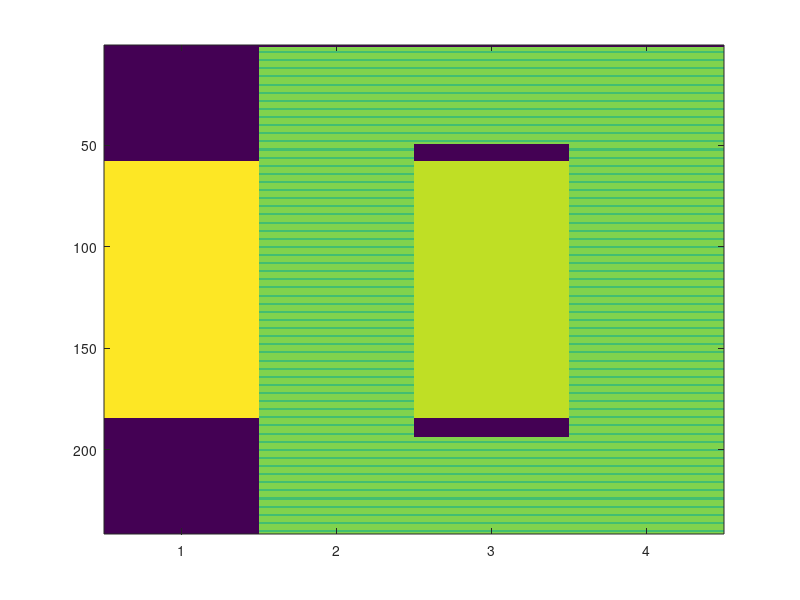

Recreate this plot in MATLAB. (Note: this script raises an error after producing the figure.)
clc; clear all; close all;
%%
data=load('example.mat');
Lmax_=data.config.Lmax_;
ref_pbch=load('example_pbch.mat','pbch').pbch;
NCellId=data.NCellId;
%%
figure
ssb=data.rg(data.subcarrierOffset:data.subcarrierOffset+240,data.symbolOffset+3:data.symbolOffset+6);
imagesc(abs(ssb));set(gca,'Ydir','reverse')
%%
[pbch,dmrs]=parseSsb(data.rg,data.symbolOffset+2,data.subcarrierOffset,NCellId);
if all(pbch==ref_pbch)
    fprintf(1,'parseSsb:\tpbch is correct\n')
else
    fprintf(2,'parseSsb:\tpbch ERROR\n')
end
ibarSsb=extractIbarSsb_lsb(dmrs,NCellId);
if ibarSsb==0
    fprintf(1,'ibarSsb:\tblock index is correct\n')
else
    fprintf(2,'ibarSsb:\tblock index ERROR, expected `%d` got `%d` \n',0,ibarSsb)
end
% descrambled
pbch=descramblePbch(pbch,NCellId,Lmax_,ibarSsb);
% rate matched
pbch=rateRecovery(pbch);
% decoded and deinterleaved
pbch=polarDecoding(pbch);
% crc detached
[pbch,validation_success]=verifyParity(pbch,"crc24c");
if validation_success
    fprintf(1,'CRC:\t\tCRC is ok\n')
else
    fprintf(2,'CRC:\t\tCRC is NOT OK\n')
end
pld=parsePayload(pbch,Lmax_);
disp("Interpretted data:")
disp(pld)
disp(pld.mib);